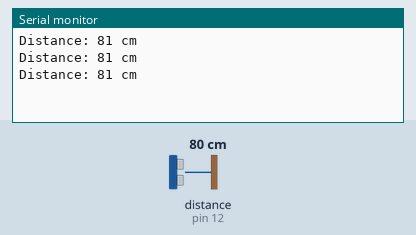
This sketch was run on a simulated Arduino Uno, built with avr-gcc and run on an emulated ATmega328P. Shown: the last lines printed to the serial monitor. The test bench sets the inputs (shaded band); at power-on: distance to the obstacle (sensor on pin 12) 80 cm. The echo pulse lasts 58.3 µs per cm.

Above: at 1.8 s.
1.9 s: distance to the obstacle (sensor on pin 12) set to 195 cm
At 2.4 s:
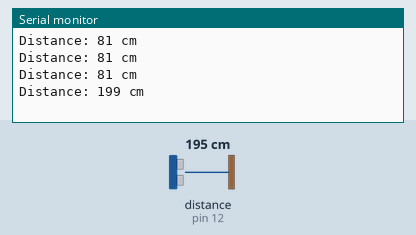
3.4 s: distance to the obstacle (sensor on pin 12) set to 203 cm
At 4.0 s:
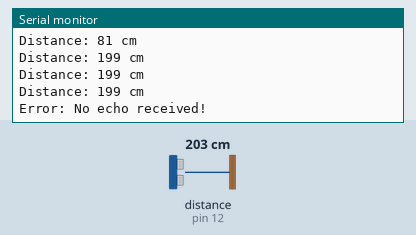

The sketch:

ultraSonic_HC_SR04.ino
```cpp
#include <NewPing.h>

#define TRIGGER_PIN 14  // NodeMCU pin for trigger (connected to sensor's trigger pin)
#define ECHO_PIN 12     // NodeMCU pin for echo (connected to sensor's echo pin)
#define MAX_DISTANCE 200 // Maximum distance in centimeters

NewPing sonar(TRIGGER_PIN, ECHO_PIN, MAX_DISTANCE);

void setup() {
  Serial.begin(115200);
}

void loop() {
  delay(500); // Delay for stability

  unsigned int distance = sonar.ping_cm(); // Get distance in centimeters

  if (distance == 0) {
    Serial.println("Error: No echo received!");
  } else {
    Serial.print("Distance: ");
    Serial.print(distance);
    Serial.println(" cm");
  }
}
```

Measured:
- the behaviour switches between 200 and 201 cm on distance to the obstacle (sensor on pin 12) (found by bisection; images 1 and 2)
- after the input at 1.9 s, the serial monitor: prints a new line after 0.13 s (image 1)
- after the input at 3.4 s, the serial monitor: prints a new line after 0.17 s (image 2)
